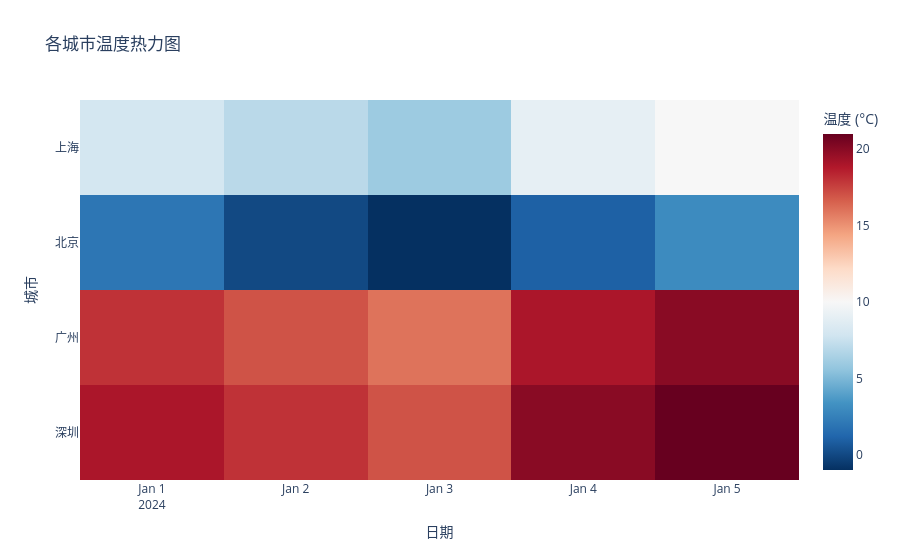

Notebook source saved alongside this figure:
### Markdown cell above
## 6. 交互式热力图

### Code cell
# 准备热力图数据
heatmap_data = df.pivot(index='city', columns='date', values='temperature')

# 创建交互式热力图
fig = px.imshow(heatmap_data, title='各城市温度热力图', labels={'x': '日期', 'y': '城市', 'color': '温度 (°C)'}, color_continuous_scale='RdBu_r')

fig.update_layout(template='plotly_white')

fig.show()

### Figure 1 — Plotly figure (JSON) as saved in the notebook; plotly's stock layout.template omitted (floating-point values rounded to 4 significant figures)
{"data": [{"coloraxis": "coloraxis", "hovertemplate": "日期: %{x}<br>城市: %{y}<br>温度 (°C): %{z}<extra></extra>", "name": "0", "type": "heatmap", "x": ["2024-01-01T00:00:00.000000000", "2024-01-02T00:00:00.000000000", "2024-01-03T00:00:00.000000000", "2024-01-04T00:00:00.000000000", "2024-01-05T00:00:00.000000000"], "xaxis": "x", "y": ["上海", "北京", "广州", "深圳"], "yaxis": "y", "z": [[8, 7, 6, 9, 10], [2, 0, -1, 1, 3], [18, 17, 16, 19, 20], [19, 18, 17, 20, 21]]}], "layout": {"coloraxis": {"colorbar": {"title": {"text": "温度 (°C)"}}, "colorscale": [[0, "rgb(5,48,97)"], [0.1, "rgb(33,102,172)"], [0.2, "rgb(67,147,195)"], [0.3, "rgb(146,197,222)"], [0.4, "rgb(209,229,240)"], [0.5, "rgb(247,247,247)"], [0.6, "rgb(253,219,199)"], [0.7, "rgb(244,165,130)"], [0.8, "rgb(214,96,77)"], [0.9, "rgb(178,24,43)"], [1, "rgb(103,0,31)"]]}, "title": {"text": "各城市温度热力图"}, "xaxis": {"anchor": "y", "constrain": "domain", "domain": [0, 1], "scaleanchor": "y", "title": {"text": "日期"}}, "yaxis": {"anchor": "x", "autorange": "reversed", "constrain": "domain", "domain": [0, 1], "title": {"text": "城市"}}}}
